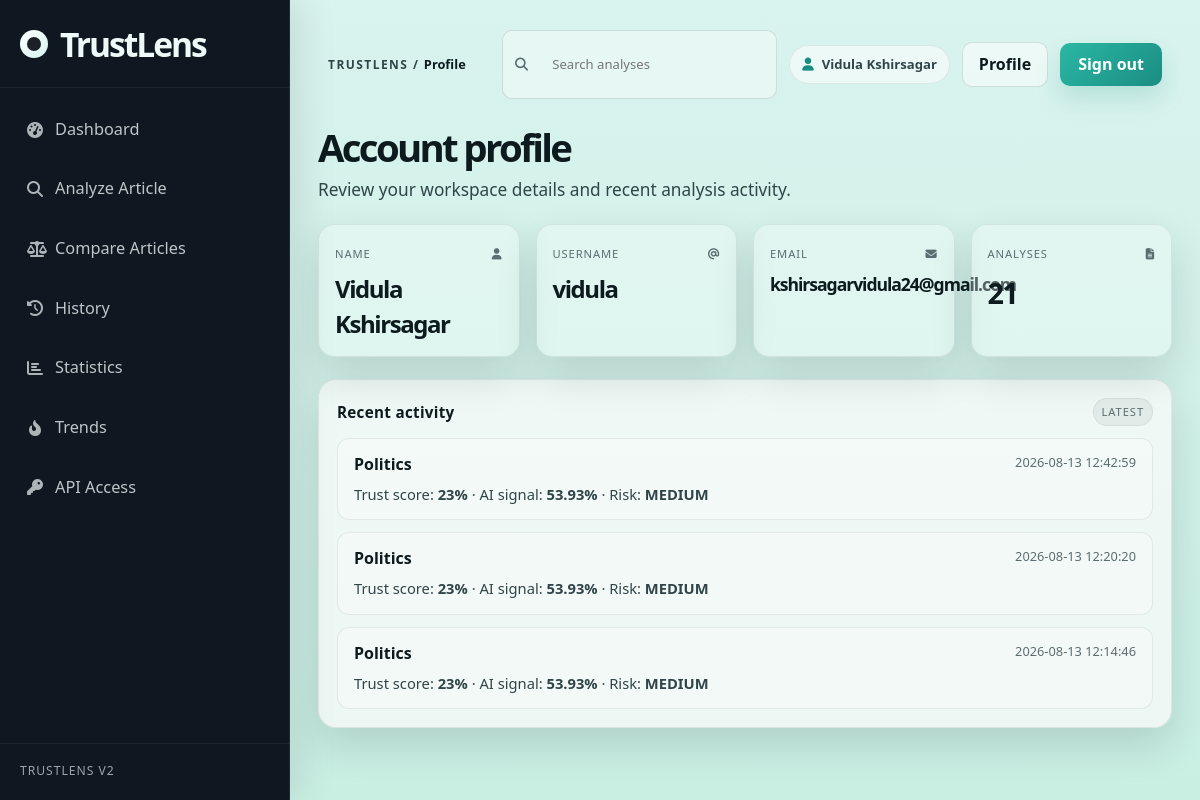
The page /profile (signed in) on the database as committed earlier.
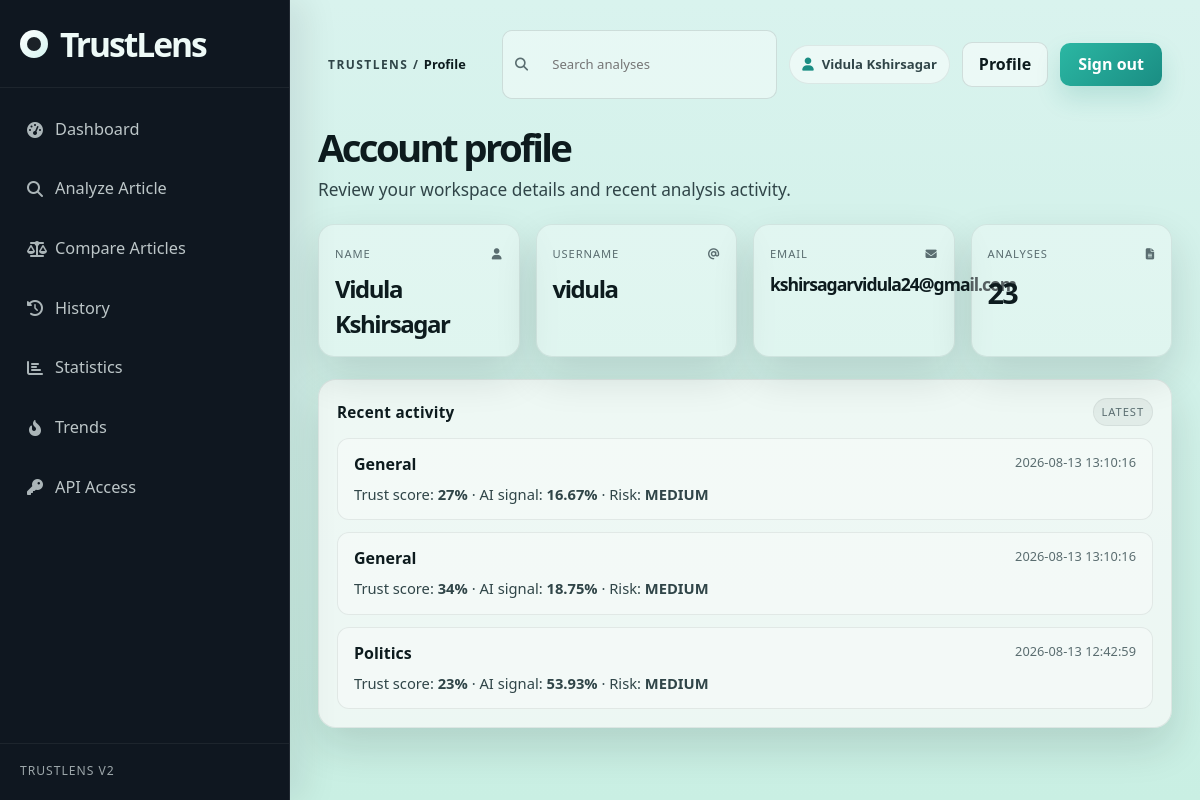
The same page on the database as committed later.
### tables this page shows
CREATE TABLE analyses (
                id INTEGER PRIMARY KEY AUTOINCREMENT,
                article_text TEXT NOT NULL,
                headline TEXT,
                timestamp TEXT NOT NULL,
                trust_score INTEGER,
                fake_probability REAL,
                real_probability REAL,
                bias_score REAL,
                ai_probability REAL,
                topic TEXT,
                headline_score INTEGER,
                risk_level TEXT
            );

### app.py (the view)
@app.route("/profile")
@login_required
def profile():
    user = _current_user()
    records = fetch_all_analyses()
    return render_template(
        "profile.html",
        user=user,
        analysis_count=len(records),
        recent_analysis=records[:3] if records else [],
    )

### app.py (called while the page is built)
def _current_user():
    user_id = session.get("user_id")
    if not user_id:
        return None
    return get_user_by_id(user_id)

def login_required(view):
    @wraps(view)
    def wrapped_view(*args, **kwargs):
        if not _current_user():
            return redirect(url_for("login"))
        return view(*args, **kwargs)
    return wrapped_view

### models/database.py (called while the page is built)
def get_connection():
    conn = sqlite3.connect(DB_PATH)
    conn.row_factory = sqlite3.Row
    return conn

def fetch_all_analyses():
    with closing(get_connection()) as conn:
        rows = conn.execute(
            """
            SELECT * FROM analyses
            ORDER BY datetime(timestamp) DESC
            """
        ).fetchall()
        return [dict(row) for row in rows]

def get_user_by_id(user_id):
    with closing(get_connection()) as conn:
        row = conn.execute("SELECT * FROM users WHERE id = ? LIMIT 1", (user_id,)).fetchone()
        return dict(row) if row else None

### templates/profile.html (shortened to what this page needs)
{% extends "base.html" %}
{% block page_title %}Profile{% endblock %}
{% block content %}
  <section class="page-header">
    <h1>Account profile</h1>
    <p>Review your workspace details and recent analysis activity.</p>
  </section>
  <div class="cards-grid" style="margin-top: 8px;">
    <div class="stat-card">
      <div class="label"><span>Name</span><span><i class="fa-solid fa-user"></i></span></div>
      <div class="value" style="font-size:1.5rem;">{{ user.name }}</div>
    </div>
    <div class="stat-card">
      <div class="label"><span>Username</span><span><i class="fa-solid fa-at"></i></span></div>
      <div class="value" style="font-size:1.5rem;">{{ user.username }}</div>
    </div>
    <div class="stat-card">
      <div class="label"><span>Email</span><span><i class="fa-solid fa-envelope"></i></span></div>
      <div class="value" style="font-size:1.1rem;">{{ user.email }}</div>
    </div>
    <div class="stat-card">
      <div class="label"><span>Analyses</span><span><i class="fa-solid fa-file-lines"></i></span></div>
      <div class="value">{{ analysis_count }}</div>
    </div>
  </div>
  <div class="panel" style="margin-top: 20px;">
    <div class="panel-header">
      <h3>Recent activity</h3>
      <span class="status-pill">Latest</span>
    </div>
    {% if recent_analysis %}
      <div style="display:grid; gap:12px;">
        {% for item in recent_analysis %}
          <div style="padding:14px 16px; border:1px solid rgba(14,27,30,0.08); border-radius:12px; background:rgba(255,255,255,0.32);">
            <div style="display:flex; justify-content:space-between; gap:10px; flex-wrap:wrap;">
              <strong>{{ item.topic or 'General' }}</strong>
              <span style="color:var(--muted); font-size:0.8rem;">{{ item.timestamp }}</span>
            </div>
            <div style="margin-top:8px; color:var(--ink-soft); font-size:0.92rem;">
              Trust score: <strong>{{ item.trust_score }}%</strong> · AI signal: <strong>{{ item.ai_probability }}%</strong> · Risk: <strong>{{ item.risk_level }}</strong>
            </div>
          </div>
        {% endfor %}
      </div>
    {% endif %}
  </div>
{% endblock %}

Rows that differ between the two databases and show on the page:
no longer on this page (row unchanged): analyses: topic "Politics", timestamp "2026-08-13 12:20:20", trust_score "23", ai_probability "53.93", risk_level "MEDIUM"
no longer on this page (row unchanged): analyses: topic "Politics", timestamp "2026-08-13 12:14:46", trust_score "23", ai_probability "53.93", risk_level "MEDIUM"
added analyses: topic "General", timestamp "2026-08-13 13:10:16", trust_score "27", ai_probability "16.67", risk_level "MEDIUM"
added analyses: topic "General", timestamp "2026-08-13 13:10:16", trust_score "34", ai_probability "18.75", risk_level "MEDIUM"
Other text that changed with them:
{{ analysis_count }}: "21" → "23"
